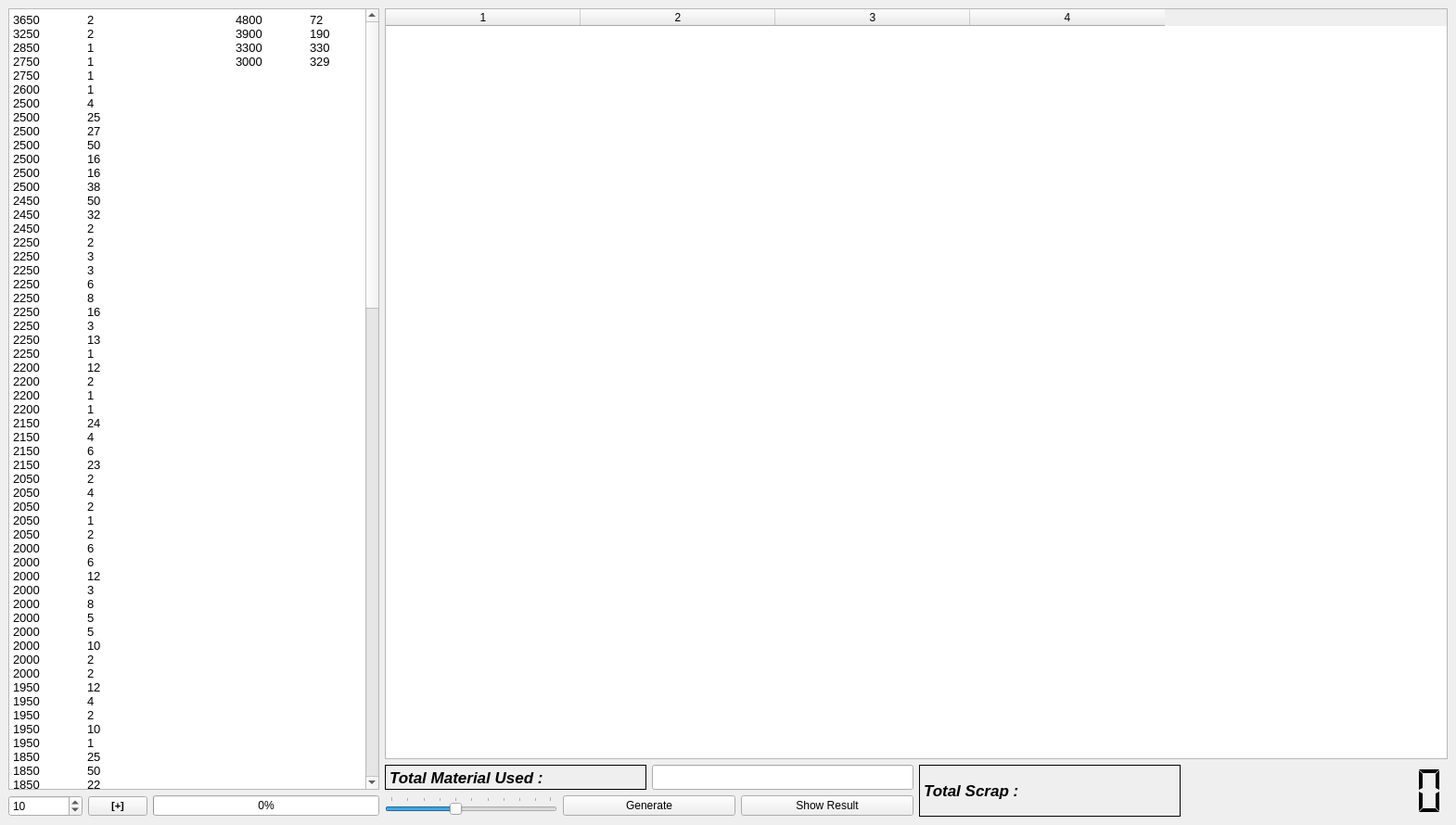
<?xml version="1.0" encoding="UTF-8"?>
<ui version="4.0">
 <class>MainWindow</class>
 <widget class="QMainWindow" name="MainWindow">
  <property name="geometry">
   <rect>
    <x>0</x>
    <y>0</y>
    <width>1570</width>
    <height>890</height>
   </rect>
  </property>
  <property name="windowTitle">
   <string>The CSP Application</string>
  </property>
  <widget class="QWidget" name="centralwidget">
   <layout class="QGridLayout" name="gridLayout">
    <item row="0" column="1" colspan="2">
     <widget class="QTableWidget" name="outputTable">
      <property name="editTriggers">
       <set>QAbstractItemView::NoEditTriggers</set>
      </property>
      <property name="alternatingRowColors">
       <bool>true</bool>
      </property>
      <property name="columnCount">
       <number>4</number>
      </property>
      <attribute name="horizontalHeaderCascadingSectionResizes">
       <bool>false</bool>
      </attribute>
      <attribute name="horizontalHeaderDefaultSectionSize">
       <number>210</number>
      </attribute>
      <attribute name="horizontalHeaderShowSortIndicator" stdset="0">
       <bool>false</bool>
      </attribute>
      <column/>
      <column/>
      <column/>
      <column/>
     </widget>
    </item>
    <item row="1" column="1">
     <layout class="QHBoxLayout" name="horizontalLayout_2">
      <item>
       <widget class="QLabel" name="materialLabel">
        <property name="font">
         <font>
          <pointsize>13</pointsize>
          <weight>75</weight>
          <italic>true</italic>
          <bold>true</bold>
          <underline>false</underline>
          <strikeout>false</strikeout>
          <kerning>true</kerning>
         </font>
        </property>
        <property name="cursor">
         <cursorShape>ArrowCursor</cursorShape>
        </property>
        <property name="frameShape">
         <enum>QFrame::Box</enum>
        </property>
        <property name="text">
         <string>Total Material Used : </string>
        </property>
       </widget>
      </item>
      <item>
       <widget class="QLineEdit" name="materialUsed">
        <property name="sizePolicy">
         <sizepolicy hsizetype="Minimum" vsizetype="Minimum">
          <horstretch>0</horstretch>
          <verstretch>0</verstretch>
         </sizepolicy>
        </property>
        <property name="font">
         <font>
          <pointsize>12</pointsize>
          <weight>75</weight>
          <bold>true</bold>
         </font>
        </property>
        <property name="readOnly">
         <bool>true</bool>
        </property>
        <property name="clearButtonEnabled">
         <bool>false</bool>
        </property>
       </widget>
      </item>
     </layout>
    </item>
    <item row="1" column="2" rowspan="2">
     <layout class="QHBoxLayout" name="horizontalLayout">
      <item>
       <widget class="QLabel" name="label">
        <property name="font">
         <font>
          <pointsize>13</pointsize>
          <weight>75</weight>
          <italic>true</italic>
          <bold>true</bold>
          <underline>false</underline>
          <strikeout>false</strikeout>
          <kerning>true</kerning>
         </font>
        </property>
        <property name="cursor">
         <cursorShape>ArrowCursor</cursorShape>
        </property>
        <property name="frameShape">
         <enum>QFrame::Box</enum>
        </property>
        <property name="text">
         <string>Total Scrap : </string>
        </property>
       </widget>
      </item>
      <item>
       <widget class="QLCDNumber" name="scrapNumber">
        <property name="sizePolicy">
         <sizepolicy hsizetype="Minimum" vsizetype="Minimum">
          <horstretch>0</horstretch>
          <verstretch>0</verstretch>
         </sizepolicy>
        </property>
        <property name="frameShape">
         <enum>QFrame::NoFrame</enum>
        </property>
        <property name="digitCount">
         <number>10</number>
        </property>
        <property name="segmentStyle">
         <enum>QLCDNumber::Flat</enum>
        </property>
        <property name="intValue" stdset="0">
         <number>0</number>
        </property>
       </widget>
      </item>
     </layout>
    </item>
    <item row="2" column="0">
     <layout class="QHBoxLayout" name="horizontalLayout_3">
      <item>
       <widget class="QSpinBox" name="iterBox">
        <property name="sizePolicy">
         <sizepolicy hsizetype="Maximum" vsizetype="Minimum">
          <horstretch>0</horstretch>
          <verstretch>0</verstretch>
         </sizepolicy>
        </property>
        <property name="maximumSize">
         <size>
          <width>80</width>
          <height>16777215</height>
         </size>
        </property>
        <property name="maximum">
         <number>999999999</number>
        </property>
        <property name="value">
         <number>10</number>
        </property>
       </widget>
      </item>
      <item>
       <widget class="QPushButton" name="pushButton">
        <property name="sizePolicy">
         <sizepolicy hsizetype="Maximum" vsizetype="Fixed">
          <horstretch>0</horstretch>
          <verstretch>0</verstretch>
         </sizepolicy>
        </property>
        <property name="maximumSize">
         <size>
          <width>64</width>
          <height>16777215</height>
         </size>
        </property>
        <property name="font">
         <font>
          <pointsize>8</pointsize>
          <weight>75</weight>
          <italic>false</italic>
          <bold>true</bold>
          <underline>false</underline>
         </font>
        </property>
        <property name="text">
         <string>[+]</string>
        </property>
       </widget>
      </item>
      <item>
       <widget class="QProgressBar" name="progressBar">
        <property name="sizePolicy">
         <sizepolicy hsizetype="Ignored" vsizetype="Fixed">
          <horstretch>0</horstretch>
          <verstretch>0</verstretch>
         </sizepolicy>
        </property>
        <property name="value">
         <number>0</number>
        </property>
       </widget>
      </item>
     </layout>
    </item>
    <item row="2" column="1">
     <layout class="QHBoxLayout" name="horizontalLayout_4">
      <item>
       <widget class="QSlider" name="dataSlider">
        <property name="sizePolicy">
         <sizepolicy hsizetype="Ignored" vsizetype="Fixed">
          <horstretch>0</horstretch>
          <verstretch>0</verstretch>
         </sizepolicy>
        </property>
        <property name="value">
         <number>40</number>
        </property>
        <property name="orientation">
         <enum>Qt::Horizontal</enum>
        </property>
        <property name="tickPosition">
         <enum>QSlider::TicksAbove</enum>
        </property>
        <property name="tickInterval">
         <number>0</number>
        </property>
       </widget>
      </item>
      <item>
       <widget class="QPushButton" name="optimizeButton">
        <property name="maximumSize">
         <size>
          <width>250</width>
          <height>16777215</height>
         </size>
        </property>
        <property name="text">
         <string>Generate</string>
        </property>
       </widget>
      </item>
      <item>
       <widget class="QPushButton" name="showResult">
        <property name="maximumSize">
         <size>
          <width>250</width>
          <height>16777215</height>
         </size>
        </property>
        <property name="text">
         <string>Show Result</string>
        </property>
       </widget>
      </item>
     </layout>
    </item>
    <item row="0" column="0" rowspan="2">
     <widget class="QTextEdit" name="textData">
      <property name="maximumSize">
       <size>
        <width>400</width>
        <height>16777215</height>
       </size>
      </property>
      <property name="font">
       <font>
        <pointsize>10</pointsize>
       </font>
      </property>
      <property name="html">
       <string>&lt;!DOCTYPE HTML PUBLIC &quot;-//W3C//DTD HTML 4.0//EN&quot; &quot;http://www.w3.org/TR/REC-html40/strict.dtd&quot;&gt;
&lt;html&gt;&lt;head&gt;&lt;meta name=&quot;qrichtext&quot; content=&quot;1&quot; /&gt;&lt;style type=&quot;text/css&quot;&gt;
p, li { white-space: pre-wrap; }
&lt;/style&gt;&lt;/head&gt;&lt;body style=&quot; font-family:'MS Shell Dlg 2'; font-size:10pt; font-weight:400; font-style:normal;&quot;&gt;
&lt;p style=&quot; margin-top:0px; margin-bottom:0px; margin-left:0px; margin-right:0px; -qt-block-indent:0; text-indent:0px;&quot;&gt;3650	2		4800	72&lt;/p&gt;
&lt;p style=&quot; margin-top:0px; margin-bottom:0px; margin-left:0px; margin-right:0px; -qt-block-indent:0; text-indent:0px;&quot;&gt;3250	2		3900	190&lt;/p&gt;
&lt;p style=&quot; margin-top:0px; margin-bottom:0px; margin-left:0px; margin-right:0px; -qt-block-indent:0; text-indent:0px;&quot;&gt;2850	1		3300	330&lt;/p&gt;
&lt;p style=&quot; margin-top:0px; margin-bottom:0px; margin-left:0px; margin-right:0px; -qt-block-indent:0; text-indent:0px;&quot;&gt;2750	1		3000	329&lt;/p&gt;
&lt;p style=&quot; margin-top:0px; margin-bottom:0px; margin-left:0px; margin-right:0px; -qt-block-indent:0; text-indent:0px;&quot;&gt;2750	1			&lt;/p&gt;
&lt;p style=&quot; margin-top:0px; margin-bottom:0px; margin-left:0px; margin-right:0px; -qt-block-indent:0; text-indent:0px;&quot;&gt;2600	1			&lt;/p&gt;
&lt;p style=&quot; margin-top:0px; margin-bottom:0px; margin-left:0px; margin-right:0px; -qt-block-indent:0; text-indent:0px;&quot;&gt;2500	4			&lt;/p&gt;
&lt;p style=&quot; margin-top:0px; margin-bottom:0px; margin-left:0px; margin-right:0px; -qt-block-indent:0; text-indent:0px;&quot;&gt;2500	25			&lt;/p&gt;
&lt;p style=&quot; margin-top:0px; margin-bottom:0px; margin-left:0px; margin-right:0px; -qt-block-indent:0; text-indent:0px;&quot;&gt;2500	27			&lt;/p&gt;
&lt;p style=&quot; margin-top:0px; margin-bottom:0px; margin-left:0px; margin-right:0px; -qt-block-indent:0; text-indent:0px;&quot;&gt;2500	50			&lt;/p&gt;
&lt;p style=&quot; margin-top:0px; margin-bottom:0px; margin-left:0px; margin-right:0px; -qt-block-indent:0; text-indent:0px;&quot;&gt;2500	16			&lt;/p&gt;
&lt;p style=&quot; margin-top:0px; margin-bottom:0px; margin-left:0px; margin-right:0px; -qt-block-indent:0; text-indent:0px;&quot;&gt;2500	16			&lt;/p&gt;
&lt;p style=&quot; margin-top:0px; margin-bottom:0px; margin-left:0px; margin-right:0px; -qt-block-indent:0; text-indent:0px;&quot;&gt;2500	38			&lt;/p&gt;
&lt;p style=&quot; margin-top:0px; margin-bottom:0px; margin-left:0px; margin-right:0px; -qt-block-indent:0; text-indent:0px;&quot;&gt;2450	50			&lt;/p&gt;
&lt;p style=&quot; margin-top:0px; margin-bottom:0px; margin-left:0px; margin-right:0px; -qt-block-indent:0; text-indent:0px;&quot;&gt;2450	32			&lt;/p&gt;
&lt;p style=&quot; margin-top:0px; margin-bottom:0px; margin-left:0px; margin-right:0px; -qt-block-indent:0; text-indent:0px;&quot;&gt;2450	2			&lt;/p&gt;
&lt;p style=&quot; margin-top:0px; margin-bottom:0px; margin-left:0px; margin-right:0px; -qt-block-indent:0; text-indent:0px;&quot;&gt;2250	2			&lt;/p&gt;
&lt;p style=&quot; margin-top:0px; margin-bottom:0px; margin-left:0px; margin-right:0px; -qt-block-indent:0; text-indent:0px;&quot;&gt;2250	3			&lt;/p&gt;
&lt;p style=&quot; margin-top:0px; margin-bottom:0px; margin-left:0px; margin-right:0px; -qt-block-indent:0; text-indent:0px;&quot;&gt;2250	3			&lt;/p&gt;
&lt;p style=&quot; margin-top:0px; margin-bottom:0px; margin-left:0px; margin-right:0px; -qt-block-indent:0; text-indent:0px;&quot;&gt;2250	6			&lt;/p&gt;
&lt;p style=&quot; margin-top:0px; margin-bottom:0px; margin-left:0px; margin-right:0px; -qt-block-indent:0; text-indent:0px;&quot;&gt;2250	8			&lt;/p&gt;
&lt;p style=&quot; margin-top:0px; margin-bottom:0px; margin-left:0px; margin-right:0px; -qt-block-indent:0; text-indent:0px;&quot;&gt;2250	16			&lt;/p&gt;
&lt;p style=&quot; margin-top:0px; margin-bottom:0px; margin-left:0px; margin-right:0px; -qt-block-indent:0; text-indent:0px;&quot;&gt;2250	3			&lt;/p&gt;
&lt;p style=&quot; margin-top:0px; margin-bottom:0px; margin-left:0px; margin-right:0px; -qt-block-indent:0; text-indent:0px;&quot;&gt;2250	13			&lt;/p&gt;
&lt;p style=&quot; margin-top:0px; margin-bottom:0px; margin-left:0px; margin-right:0px; -qt-block-indent:0; text-indent:0px;&quot;&gt;2250	1			&lt;/p&gt;
&lt;p style=&quot; margin-top:0px; margin-bottom:0px; margin-left:0px; margin-right:0px; -qt-block-indent:0; text-indent:0px;&quot;&gt;2200	12			&lt;/p&gt;
&lt;p style=&quot; margin-top:0px; margin-bottom:0px; margin-left:0px; margin-right:0px; -qt-block-indent:0; text-indent:0px;&quot;&gt;2200	2			&lt;/p&gt;
&lt;p style=&quot; margin-top:0px; margin-bottom:0px; margin-left:0px; margin-right:0px; -qt-block-indent:0; text-indent:0px;&quot;&gt;2200	1			&lt;/p&gt;
&lt;p style=&quot; margin-top:0px; margin-bottom:0px; margin-left:0px; margin-right:0px; -qt-block-indent:0; text-indent:0px;&quot;&gt;2200	1			&lt;/p&gt;
&lt;p style=&quot; margin-top:0px; margin-bottom:0px; margin-left:0px; margin-right:0px; -qt-block-indent:0; text-indent:0px;&quot;&gt;2150	24			&lt;/p&gt;
&lt;p style=&quot; margin-top:0px; margin-bottom:0px; margin-left:0px; margin-right:0px; -qt-block-indent:0; text-indent:0px;&quot;&gt;2150	4			&lt;/p&gt;
&lt;p style=&quot; margin-top:0px; margin-bottom:0px; margin-left:0px; margin-right:0px; -qt-block-indent:0; text-indent:0px;&quot;&gt;2150	6			&lt;/p&gt;
&lt;p style=&quot; margin-top:0px; margin-bottom:0px; margin-left:0px; margin-right:0px; -qt-block-indent:0; text-indent:0px;&quot;&gt;2150	23			&lt;/p&gt;
&lt;p style=&quot; margin-top:0px; margin-bottom:0px; margin-left:0px; margin-right:0px; -qt-block-indent:0; text-indent:0px;&quot;&gt;2050	2			&lt;/p&gt;
&lt;p style=&quot; margin-top:0px; margin-bottom:0px; margin-left:0px; margin-right:0px; -qt-block-indent:0; text-indent:0px;&quot;&gt;2050	4			&lt;/p&gt;
&lt;p style=&quot; margin-top:0px; margin-bottom:0px; margin-left:0px; margin-right:0px; -qt-block-indent:0; text-indent:0px;&quot;&gt;2050	2			&lt;/p&gt;
&lt;p style=&quot; margin-top:0px; margin-bottom:0px; margin-left:0px; margin-right:0px; -qt-block-indent:0; text-indent:0px;&quot;&gt;2050	1			&lt;/p&gt;
&lt;p style=&quot; margin-top:0px; margin-bottom:0px; margin-left:0px; margin-right:0px; -qt-block-indent:0; text-indent:0px;&quot;&gt;2050	2			&lt;/p&gt;
&lt;p style=&quot; margin-top:0px; margin-bottom:0px; margin-left:0px; margin-right:0px; -qt-block-indent:0; text-indent:0px;&quot;&gt;2000	6			&lt;/p&gt;
&lt;p style=&quot; margin-top:0px; margin-bottom:0px; margin-left:0px; margin-right:0px; -qt-block-indent:0; text-indent:0px;&quot;&gt;2000	6			&lt;/p&gt;
&lt;p style=&quot; margin-top:0px; margin-bottom:0px; margin-left:0px; margin-right:0px; -qt-block-indent:0; text-indent:0px;&quot;&gt;2000	12			&lt;/p&gt;
&lt;p style=&quot; margin-top:0px; margin-bottom:0px; margin-left:0px; margin-right:0px; -qt-block-indent:0; text-indent:0px;&quot;&gt;2000	3			&lt;/p&gt;
&lt;p style=&quot; margin-top:0px; margin-bottom:0px; margin-left:0px; margin-right:0px; -qt-block-indent:0; text-indent:0px;&quot;&gt;2000	8			&lt;/p&gt;
&lt;p style=&quot; margin-top:0px; margin-bottom:0px; margin-left:0px; margin-right:0px; -qt-block-indent:0; text-indent:0px;&quot;&gt;2000	5			&lt;/p&gt;
&lt;p style=&quot; margin-top:0px; margin-bottom:0px; margin-left:0px; margin-right:0px; -qt-block-indent:0; text-indent:0px;&quot;&gt;2000	5			&lt;/p&gt;
&lt;p style=&quot; margin-top:0px; margin-bottom:0px; margin-left:0px; margin-right:0px; -qt-block-indent:0; text-indent:0px;&quot;&gt;2000	10			&lt;/p&gt;
&lt;p style=&quot; margin-top:0px; margin-bottom:0px; margin-left:0px; margin-right:0px; -qt-block-indent:0; text-indent:0px;&quot;&gt;2000	2			&lt;/p&gt;
&lt;p style=&quot; margin-top:0px; margin-bottom:0px; margin-left:0px; margin-right:0px; -qt-block-indent:0; text-indent:0px;&quot;&gt;2000	2			&lt;/p&gt;
&lt;p style=&quot; margin-top:0px; margin-bottom:0px; margin-left:0px; margin-right:0px; -qt-block-indent:0; text-indent:0px;&quot;&gt;1950	12			&lt;/p&gt;
&lt;p style=&quot; margin-top:0px; margin-bottom:0px; margin-left:0px; margin-right:0px; -qt-block-indent:0; text-indent:0px;&quot;&gt;1950	4			&lt;/p&gt;
&lt;p style=&quot; margin-top:0px; margin-bottom:0px; margin-left:0px; margin-right:0px; -qt-block-indent:0; text-indent:0px;&quot;&gt;1950	2			&lt;/p&gt;
&lt;p style=&quot; margin-top:0px; margin-bottom:0px; margin-left:0px; margin-right:0px; -qt-block-indent:0; text-indent:0px;&quot;&gt;1950	10			&lt;/p&gt;
&lt;p style=&quot; margin-top:0px; margin-bottom:0px; margin-left:0px; margin-right:0px; -qt-block-indent:0; text-indent:0px;&quot;&gt;1950	1			&lt;/p&gt;
&lt;p style=&quot; margin-top:0px; margin-bottom:0px; margin-left:0px; margin-right:0px; -qt-block-indent:0; text-indent:0px;&quot;&gt;1850	25			&lt;/p&gt;
&lt;p style=&quot; margin-top:0px; margin-bottom:0px; margin-left:0px; margin-right:0px; -qt-block-indent:0; text-indent:0px;&quot;&gt;1850	50			&lt;/p&gt;
&lt;p style=&quot; margin-top:0px; margin-bottom:0px; margin-left:0px; margin-right:0px; -qt-block-indent:0; text-indent:0px;&quot;&gt;1850	22			&lt;/p&gt;
&lt;p style=&quot; margin-top:0px; margin-bottom:0px; margin-left:0px; margin-right:0px; -qt-block-indent:0; text-indent:0px;&quot;&gt;1850	8			&lt;/p&gt;
&lt;p style=&quot; margin-top:0px; margin-bottom:0px; margin-left:0px; margin-right:0px; -qt-block-indent:0; text-indent:0px;&quot;&gt;1850	1			&lt;/p&gt;
&lt;p style=&quot; margin-top:0px; margin-bottom:0px; margin-left:0px; margin-right:0px; -qt-block-indent:0; text-indent:0px;&quot;&gt;1750	1			&lt;/p&gt;
&lt;p style=&quot; margin-top:0px; margin-bottom:0px; margin-left:0px; margin-right:0px; -qt-block-indent:0; text-indent:0px;&quot;&gt;1750	1			&lt;/p&gt;
&lt;p style=&quot; margin-top:0px; margin-bottom:0px; margin-left:0px; margin-right:0px; -qt-block-indent:0; text-indent:0px;&quot;&gt;1700	12			&lt;/p&gt;
&lt;p style=&quot; margin-top:0px; margin-bottom:0px; margin-left:0px; margin-right:0px; -qt-block-indent:0; text-indent:0px;&quot;&gt;1700	12			&lt;/p&gt;
&lt;p style=&quot; margin-top:0px; margin-bottom:0px; margin-left:0px; margin-right:0px; -qt-block-indent:0; text-indent:0px;&quot;&gt;1700	24			&lt;/p&gt;
&lt;p style=&quot; margin-top:0px; margin-bottom:0px; margin-left:0px; margin-right:0px; -qt-block-indent:0; text-indent:0px;&quot;&gt;1700	2			&lt;/p&gt;
&lt;p style=&quot; margin-top:0px; margin-bottom:0px; margin-left:0px; margin-right:0px; -qt-block-indent:0; text-indent:0px;&quot;&gt;1650	24			&lt;/p&gt;
&lt;p style=&quot; margin-top:0px; margin-bottom:0px; margin-left:0px; margin-right:0px; -qt-block-indent:0; text-indent:0px;&quot;&gt;1650	2			&lt;/p&gt;
&lt;p style=&quot; margin-top:0px; margin-bottom:0px; margin-left:0px; margin-right:0px; -qt-block-indent:0; text-indent:0px;&quot;&gt;1650	8			&lt;/p&gt;
&lt;p style=&quot; margin-top:0px; margin-bottom:0px; margin-left:0px; margin-right:0px; -qt-block-indent:0; text-indent:0px;&quot;&gt;1650	2			&lt;/p&gt;
&lt;p style=&quot; margin-top:0px; margin-bottom:0px; margin-left:0px; margin-right:0px; -qt-block-indent:0; text-indent:0px;&quot;&gt;1550	4			&lt;/p&gt;
&lt;p style=&quot; margin-top:0px; margin-bottom:0px; margin-left:0px; margin-right:0px; -qt-block-indent:0; text-indent:0px;&quot;&gt;1500	2			&lt;/p&gt;
&lt;p style=&quot; margin-top:0px; margin-bottom:0px; margin-left:0px; margin-right:0px; -qt-block-indent:0; text-indent:0px;&quot;&gt;1500	1			&lt;/p&gt;
&lt;p style=&quot; margin-top:0px; margin-bottom:0px; margin-left:0px; margin-right:0px; -qt-block-indent:0; text-indent:0px;&quot;&gt;1500	1			&lt;/p&gt;
&lt;p style=&quot; margin-top:0px; margin-bottom:0px; margin-left:0px; margin-right:0px; -qt-block-indent:0; text-indent:0px;&quot;&gt;1450	2			&lt;/p&gt;
&lt;p style=&quot; margin-top:0px; margin-bottom:0px; margin-left:0px; margin-right:0px; -qt-block-indent:0; text-indent:0px;&quot;&gt;1400	1			&lt;/p&gt;
&lt;p style=&quot; margin-top:0px; margin-bottom:0px; margin-left:0px; margin-right:0px; -qt-block-indent:0; text-indent:0px;&quot;&gt;1400	1			&lt;/p&gt;
&lt;p style=&quot; margin-top:0px; margin-bottom:0px; margin-left:0px; margin-right:0px; -qt-block-indent:0; text-indent:0px;&quot;&gt;1400	2			&lt;/p&gt;
&lt;p style=&quot; margin-top:0px; margin-bottom:0px; margin-left:0px; margin-right:0px; -qt-block-indent:0; text-indent:0px;&quot;&gt;1400	36			&lt;/p&gt;
&lt;p style=&quot; margin-top:0px; margin-bottom:0px; margin-left:0px; margin-right:0px; -qt-block-indent:0; text-indent:0px;&quot;&gt;1400	1			&lt;/p&gt;
&lt;p style=&quot; margin-top:0px; margin-bottom:0px; margin-left:0px; margin-right:0px; -qt-block-indent:0; text-indent:0px;&quot;&gt;1400	2			&lt;/p&gt;
&lt;p style=&quot; margin-top:0px; margin-bottom:0px; margin-left:0px; margin-right:0px; -qt-block-indent:0; text-indent:0px;&quot;&gt;1400	1			&lt;/p&gt;
&lt;p style=&quot; margin-top:0px; margin-bottom:0px; margin-left:0px; margin-right:0px; -qt-block-indent:0; text-indent:0px;&quot;&gt;1350	2			&lt;/p&gt;
&lt;p style=&quot; margin-top:0px; margin-bottom:0px; margin-left:0px; margin-right:0px; -qt-block-indent:0; text-indent:0px;&quot;&gt;1350	3			&lt;/p&gt;
&lt;p style=&quot; margin-top:0px; margin-bottom:0px; margin-left:0px; margin-right:0px; -qt-block-indent:0; text-indent:0px;&quot;&gt;1300	38			&lt;/p&gt;
&lt;p style=&quot; margin-top:0px; margin-bottom:0px; margin-left:0px; margin-right:0px; -qt-block-indent:0; text-indent:0px;&quot;&gt;1300	26			&lt;/p&gt;
&lt;p style=&quot; margin-top:0px; margin-bottom:0px; margin-left:0px; margin-right:0px; -qt-block-indent:0; text-indent:0px;&quot;&gt;1300	2			&lt;/p&gt;
&lt;p style=&quot; margin-top:0px; margin-bottom:0px; margin-left:0px; margin-right:0px; -qt-block-indent:0; text-indent:0px;&quot;&gt;1300	6			&lt;/p&gt;
&lt;p style=&quot; margin-top:0px; margin-bottom:0px; margin-left:0px; margin-right:0px; -qt-block-indent:0; text-indent:0px;&quot;&gt;1300	1			&lt;/p&gt;
&lt;p style=&quot; margin-top:0px; margin-bottom:0px; margin-left:0px; margin-right:0px; -qt-block-indent:0; text-indent:0px;&quot;&gt;1250	1			&lt;/p&gt;
&lt;p style=&quot; margin-top:0px; margin-bottom:0px; margin-left:0px; margin-right:0px; -qt-block-indent:0; text-indent:0px;&quot;&gt;1250	2			&lt;/p&gt;
&lt;p style=&quot; margin-top:0px; margin-bottom:0px; margin-left:0px; margin-right:0px; -qt-block-indent:0; text-indent:0px;&quot;&gt;1200	12			&lt;/p&gt;
&lt;p style=&quot; margin-top:0px; margin-bottom:0px; margin-left:0px; margin-right:0px; -qt-block-indent:0; text-indent:0px;&quot;&gt;1200	24			&lt;/p&gt;
&lt;p style=&quot; margin-top:0px; margin-bottom:0px; margin-left:0px; margin-right:0px; -qt-block-indent:0; text-indent:0px;&quot;&gt;1200	12			&lt;/p&gt;
&lt;p style=&quot; margin-top:0px; margin-bottom:0px; margin-left:0px; margin-right:0px; -qt-block-indent:0; text-indent:0px;&quot;&gt;1200	26			&lt;/p&gt;
&lt;p style=&quot; margin-top:0px; margin-bottom:0px; margin-left:0px; margin-right:0px; -qt-block-indent:0; text-indent:0px;&quot;&gt;1200	30			&lt;/p&gt;
&lt;p style=&quot; margin-top:0px; margin-bottom:0px; margin-left:0px; margin-right:0px; -qt-block-indent:0; text-indent:0px;&quot;&gt;1200	36			&lt;/p&gt;
&lt;p style=&quot; margin-top:0px; margin-bottom:0px; margin-left:0px; margin-right:0px; -qt-block-indent:0; text-indent:0px;&quot;&gt;1200	6			&lt;/p&gt;
&lt;p style=&quot; margin-top:0px; margin-bottom:0px; margin-left:0px; margin-right:0px; -qt-block-indent:0; text-indent:0px;&quot;&gt;1200	3			&lt;/p&gt;
&lt;p style=&quot; margin-top:0px; margin-bottom:0px; margin-left:0px; margin-right:0px; -qt-block-indent:0; text-indent:0px;&quot;&gt;1200	38			&lt;/p&gt;
&lt;p style=&quot; margin-top:0px; margin-bottom:0px; margin-left:0px; margin-right:0px; -qt-block-indent:0; text-indent:0px;&quot;&gt;1200	8			&lt;/p&gt;
&lt;p style=&quot; margin-top:0px; margin-bottom:0px; margin-left:0px; margin-right:0px; -qt-block-indent:0; text-indent:0px;&quot;&gt;1200	16			&lt;/p&gt;
&lt;p style=&quot; margin-top:0px; margin-bottom:0px; margin-left:0px; margin-right:0px; -qt-block-indent:0; text-indent:0px;&quot;&gt;1200	8			&lt;/p&gt;
&lt;p style=&quot; margin-top:0px; margin-bottom:0px; margin-left:0px; margin-right:0px; -qt-block-indent:0; text-indent:0px;&quot;&gt;1200	1			&lt;/p&gt;
&lt;p style=&quot; margin-top:0px; margin-bottom:0px; margin-left:0px; margin-right:0px; -qt-block-indent:0; text-indent:0px;&quot;&gt;1150	24			&lt;/p&gt;
&lt;p style=&quot; margin-top:0px; margin-bottom:0px; margin-left:0px; margin-right:0px; -qt-block-indent:0; text-indent:0px;&quot;&gt;1150	24			&lt;/p&gt;
&lt;p style=&quot; margin-top:0px; margin-bottom:0px; margin-left:0px; margin-right:0px; -qt-block-indent:0; text-indent:0px;&quot;&gt;1150	12			&lt;/p&gt;
&lt;p style=&quot; margin-top:0px; margin-bottom:0px; margin-left:0px; margin-right:0px; -qt-block-indent:0; text-indent:0px;&quot;&gt;1150	12			&lt;/p&gt;
&lt;p style=&quot; margin-top:0px; margin-bottom:0px; margin-left:0px; margin-right:0px; -qt-block-indent:0; text-indent:0px;&quot;&gt;1150	12			&lt;/p&gt;
&lt;p style=&quot; margin-top:0px; margin-bottom:0px; margin-left:0px; margin-right:0px; -qt-block-indent:0; text-indent:0px;&quot;&gt;1150	4			&lt;/p&gt;
&lt;p style=&quot; margin-top:0px; margin-bottom:0px; margin-left:0px; margin-right:0px; -qt-block-indent:0; text-indent:0px;&quot;&gt;1150	74			&lt;/p&gt;
&lt;p style=&quot; margin-top:0px; margin-bottom:0px; margin-left:0px; margin-right:0px; -qt-block-indent:0; text-indent:0px;&quot;&gt;1150	5			&lt;/p&gt;
&lt;p style=&quot; margin-top:0px; margin-bottom:0px; margin-left:0px; margin-right:0px; -qt-block-indent:0; text-indent:0px;&quot;&gt;1150	16			&lt;/p&gt;
&lt;p style=&quot; margin-top:0px; margin-bottom:0px; margin-left:0px; margin-right:0px; -qt-block-indent:0; text-indent:0px;&quot;&gt;1150	5			&lt;/p&gt;
&lt;p style=&quot; margin-top:0px; margin-bottom:0px; margin-left:0px; margin-right:0px; -qt-block-indent:0; text-indent:0px;&quot;&gt;1150	10			&lt;/p&gt;
&lt;p style=&quot; margin-top:0px; margin-bottom:0px; margin-left:0px; margin-right:0px; -qt-block-indent:0; text-indent:0px;&quot;&gt;1100	3			&lt;/p&gt;
&lt;p style=&quot; margin-top:0px; margin-bottom:0px; margin-left:0px; margin-right:0px; -qt-block-indent:0; text-indent:0px;&quot;&gt;1100	3			&lt;/p&gt;
&lt;p style=&quot; margin-top:0px; margin-bottom:0px; margin-left:0px; margin-right:0px; -qt-block-indent:0; text-indent:0px;&quot;&gt;1100	6			&lt;/p&gt;
&lt;p style=&quot; margin-top:0px; margin-bottom:0px; margin-left:0px; margin-right:0px; -qt-block-indent:0; text-indent:0px;&quot;&gt;1100	1			&lt;/p&gt;
&lt;p style=&quot; margin-top:0px; margin-bottom:0px; margin-left:0px; margin-right:0px; -qt-block-indent:0; text-indent:0px;&quot;&gt;1100	2			&lt;/p&gt;
&lt;p style=&quot; margin-top:0px; margin-bottom:0px; margin-left:0px; margin-right:0px; -qt-block-indent:0; text-indent:0px;&quot;&gt;1050	50			&lt;/p&gt;
&lt;p style=&quot; margin-top:0px; margin-bottom:0px; margin-left:0px; margin-right:0px; -qt-block-indent:0; text-indent:0px;&quot;&gt;1050	30			&lt;/p&gt;
&lt;p style=&quot; margin-top:0px; margin-bottom:0px; margin-left:0px; margin-right:0px; -qt-block-indent:0; text-indent:0px;&quot;&gt;1050	36			&lt;/p&gt;
&lt;p style=&quot; margin-top:0px; margin-bottom:0px; margin-left:0px; margin-right:0px; -qt-block-indent:0; text-indent:0px;&quot;&gt;1050	12			&lt;/p&gt;
&lt;p style=&quot; margin-top:0px; margin-bottom:0px; margin-left:0px; margin-right:0px; -qt-block-indent:0; text-indent:0px;&quot;&gt;1050	6			&lt;/p&gt;
&lt;p style=&quot; margin-top:0px; margin-bottom:0px; margin-left:0px; margin-right:0px; -qt-block-indent:0; text-indent:0px;&quot;&gt;1050	1			&lt;/p&gt;
&lt;p style=&quot; margin-top:0px; margin-bottom:0px; margin-left:0px; margin-right:0px; -qt-block-indent:0; text-indent:0px;&quot;&gt;1050	2			&lt;/p&gt;
&lt;p style=&quot; margin-top:0px; margin-bottom:0px; margin-left:0px; margin-right:0px; -qt-block-indent:0; text-indent:0px;&quot;&gt;1050	6			&lt;/p&gt;
&lt;p style=&quot; margin-top:0px; margin-bottom:0px; margin-left:0px; margin-right:0px; -qt-block-indent:0; text-indent:0px;&quot;&gt;1050	38			&lt;/p&gt;
&lt;p style=&quot; margin-top:0px; margin-bottom:0px; margin-left:0px; margin-right:0px; -qt-block-indent:0; text-indent:0px;&quot;&gt;1050	10			&lt;/p&gt;
&lt;p style=&quot; margin-top:0px; margin-bottom:0px; margin-left:0px; margin-right:0px; -qt-block-indent:0; text-indent:0px;&quot;&gt;1000	1			&lt;/p&gt;
&lt;p style=&quot; margin-top:0px; margin-bottom:0px; margin-left:0px; margin-right:0px; -qt-block-indent:0; text-indent:0px;&quot;&gt;1000	1			&lt;/p&gt;
&lt;p style=&quot; margin-top:0px; margin-bottom:0px; margin-left:0px; margin-right:0px; -qt-block-indent:0; text-indent:0px;&quot;&gt;1000	24			&lt;/p&gt;
&lt;p style=&quot; margin-top:0px; margin-bottom:0px; margin-left:0px; margin-right:0px; -qt-block-indent:0; text-indent:0px;&quot;&gt;1000	1			&lt;/p&gt;
&lt;p style=&quot; margin-top:0px; margin-bottom:0px; margin-left:0px; margin-right:0px; -qt-block-indent:0; text-indent:0px;&quot;&gt;1000	1			&lt;/p&gt;
&lt;p style=&quot; margin-top:0px; margin-bottom:0px; margin-left:0px; margin-right:0px; -qt-block-indent:0; text-indent:0px;&quot;&gt;1000	9			&lt;/p&gt;
&lt;p style=&quot; margin-top:0px; margin-bottom:0px; margin-left:0px; margin-right:0px; -qt-block-indent:0; text-indent:0px;&quot;&gt;950	50			&lt;/p&gt;
&lt;p style=&quot; margin-top:0px; margin-bottom:0px; margin-left:0px; margin-right:0px; -qt-block-indent:0; text-indent:0px;&quot;&gt;950	4			&lt;/p&gt;
&lt;p style=&quot; margin-top:0px; margin-bottom:0px; margin-left:0px; margin-right:0px; -qt-block-indent:0; text-indent:0px;&quot;&gt;950	12			&lt;/p&gt;
&lt;p style=&quot; margin-top:0px; margin-bottom:0px; margin-left:0px; margin-right:0px; -qt-block-indent:0; text-indent:0px;&quot;&gt;950	1			&lt;/p&gt;
&lt;p style=&quot; margin-top:0px; margin-bottom:0px; margin-left:0px; margin-right:0px; -qt-block-indent:0; text-indent:0px;&quot;&gt;950	38			&lt;/p&gt;
&lt;p style=&quot; margin-top:0px; margin-bottom:0px; margin-left:0px; margin-right:0px; -qt-block-indent:0; text-indent:0px;&quot;&gt;950	2			&lt;/p&gt;
&lt;p style=&quot; margin-top:0px; margin-bottom:0px; margin-left:0px; margin-right:0px; -qt-block-indent:0; text-indent:0px;&quot;&gt;900	1			&lt;/p&gt;
&lt;p style=&quot; margin-top:0px; margin-bottom:0px; margin-left:0px; margin-right:0px; -qt-block-indent:0; text-indent:0px;&quot;&gt;900	2			&lt;/p&gt;
&lt;p style=&quot; margin-top:0px; margin-bottom:0px; margin-left:0px; margin-right:0px; -qt-block-indent:0; text-indent:0px;&quot;&gt;900	4			&lt;/p&gt;
&lt;p style=&quot; margin-top:0px; margin-bottom:0px; margin-left:0px; margin-right:0px; -qt-block-indent:0; text-indent:0px;&quot;&gt;900	2			&lt;/p&gt;
&lt;p style=&quot; margin-top:0px; margin-bottom:0px; margin-left:0px; margin-right:0px; -qt-block-indent:0; text-indent:0px;&quot;&gt;900	2			&lt;/p&gt;
&lt;p style=&quot; margin-top:0px; margin-bottom:0px; margin-left:0px; margin-right:0px; -qt-block-indent:0; text-indent:0px;&quot;&gt;900	1			&lt;/p&gt;
&lt;p style=&quot; margin-top:0px; margin-bottom:0px; margin-left:0px; margin-right:0px; -qt-block-indent:0; text-indent:0px;&quot;&gt;900	2			&lt;/p&gt;
&lt;p style=&quot; margin-top:0px; margin-bottom:0px; margin-left:0px; margin-right:0px; -qt-block-indent:0; text-indent:0px;&quot;&gt;850	1			&lt;/p&gt;
&lt;p style=&quot; margin-top:0px; margin-bottom:0px; margin-left:0px; margin-right:0px; -qt-block-indent:0; text-indent:0px;&quot;&gt;850	6			&lt;/p&gt;
&lt;p style=&quot; margin-top:0px; margin-bottom:0px; margin-left:0px; margin-right:0px; -qt-block-indent:0; text-indent:0px;&quot;&gt;850	3			&lt;/p&gt;
&lt;p style=&quot; margin-top:0px; margin-bottom:0px; margin-left:0px; margin-right:0px; -qt-block-indent:0; text-indent:0px;&quot;&gt;850	4			&lt;/p&gt;
&lt;p style=&quot; margin-top:0px; margin-bottom:0px; margin-left:0px; margin-right:0px; -qt-block-indent:0; text-indent:0px;&quot;&gt;850	1			&lt;/p&gt;
&lt;p style=&quot; margin-top:0px; margin-bottom:0px; margin-left:0px; margin-right:0px; -qt-block-indent:0; text-indent:0px;&quot;&gt;850	2			&lt;/p&gt;
&lt;p style=&quot; margin-top:0px; margin-bottom:0px; margin-left:0px; margin-right:0px; -qt-block-indent:0; text-indent:0px;&quot;&gt;800	36			&lt;/p&gt;
&lt;p style=&quot; margin-top:0px; margin-bottom:0px; margin-left:0px; margin-right:0px; -qt-block-indent:0; text-indent:0px;&quot;&gt;800	24			&lt;/p&gt;
&lt;p style=&quot; margin-top:0px; margin-bottom:0px; margin-left:0px; margin-right:0px; -qt-block-indent:0; text-indent:0px;&quot;&gt;800	1			&lt;/p&gt;
&lt;p style=&quot; margin-top:0px; margin-bottom:0px; margin-left:0px; margin-right:0px; -qt-block-indent:0; text-indent:0px;&quot;&gt;800	1			&lt;/p&gt;
&lt;p style=&quot; margin-top:0px; margin-bottom:0px; margin-left:0px; margin-right:0px; -qt-block-indent:0; text-indent:0px;&quot;&gt;800	1			&lt;/p&gt;
&lt;p style=&quot; margin-top:0px; margin-bottom:0px; margin-left:0px; margin-right:0px; -qt-block-indent:0; text-indent:0px;&quot;&gt;800	4			&lt;/p&gt;
&lt;p style=&quot; margin-top:0px; margin-bottom:0px; margin-left:0px; margin-right:0px; -qt-block-indent:0; text-indent:0px;&quot;&gt;800	6			&lt;/p&gt;
&lt;p style=&quot; margin-top:0px; margin-bottom:0px; margin-left:0px; margin-right:0px; -qt-block-indent:0; text-indent:0px;&quot;&gt;800	2			&lt;/p&gt;
&lt;p style=&quot; margin-top:0px; margin-bottom:0px; margin-left:0px; margin-right:0px; -qt-block-indent:0; text-indent:0px;&quot;&gt;800	2			&lt;/p&gt;
&lt;p style=&quot; margin-top:0px; margin-bottom:0px; margin-left:0px; margin-right:0px; -qt-block-indent:0; text-indent:0px;&quot;&gt;800	3			&lt;/p&gt;
&lt;p style=&quot; margin-top:0px; margin-bottom:0px; margin-left:0px; margin-right:0px; -qt-block-indent:0; text-indent:0px;&quot;&gt;800	1			&lt;/p&gt;
&lt;p style=&quot; margin-top:0px; margin-bottom:0px; margin-left:0px; margin-right:0px; -qt-block-indent:0; text-indent:0px;&quot;&gt;800	2			&lt;/p&gt;
&lt;p style=&quot; margin-top:0px; margin-bottom:0px; margin-left:0px; margin-right:0px; -qt-block-indent:0; text-indent:0px;&quot;&gt;800	2			&lt;/p&gt;
&lt;p style=&quot; margin-top:0px; margin-bottom:0px; margin-left:0px; margin-right:0px; -qt-block-indent:0; text-indent:0px;&quot;&gt;750	12			&lt;/p&gt;
&lt;p style=&quot; margin-top:0px; margin-bottom:0px; margin-left:0px; margin-right:0px; -qt-block-indent:0; text-indent:0px;&quot;&gt;750	1			&lt;/p&gt;
&lt;p style=&quot; margin-top:0px; margin-bottom:0px; margin-left:0px; margin-right:0px; -qt-block-indent:0; text-indent:0px;&quot;&gt;750	3			&lt;/p&gt;
&lt;p style=&quot; margin-top:0px; margin-bottom:0px; margin-left:0px; margin-right:0px; -qt-block-indent:0; text-indent:0px;&quot;&gt;750	8			&lt;/p&gt;
&lt;p style=&quot; margin-top:0px; margin-bottom:0px; margin-left:0px; margin-right:0px; -qt-block-indent:0; text-indent:0px;&quot;&gt;700	32			&lt;/p&gt;
&lt;p style=&quot; margin-top:0px; margin-bottom:0px; margin-left:0px; margin-right:0px; -qt-block-indent:0; text-indent:0px;&quot;&gt;700	24			&lt;/p&gt;
&lt;p style=&quot; margin-top:0px; margin-bottom:0px; margin-left:0px; margin-right:0px; -qt-block-indent:0; text-indent:0px;&quot;&gt;700	8			&lt;/p&gt;
&lt;p style=&quot; margin-top:0px; margin-bottom:0px; margin-left:0px; margin-right:0px; -qt-block-indent:0; text-indent:0px;&quot;&gt;700	36			&lt;/p&gt;
&lt;p style=&quot; margin-top:0px; margin-bottom:0px; margin-left:0px; margin-right:0px; -qt-block-indent:0; text-indent:0px;&quot;&gt;700	9			&lt;/p&gt;
&lt;p style=&quot; margin-top:0px; margin-bottom:0px; margin-left:0px; margin-right:0px; -qt-block-indent:0; text-indent:0px;&quot;&gt;700	9			&lt;/p&gt;
&lt;p style=&quot; margin-top:0px; margin-bottom:0px; margin-left:0px; margin-right:0px; -qt-block-indent:0; text-indent:0px;&quot;&gt;700	2			&lt;/p&gt;
&lt;p style=&quot; margin-top:0px; margin-bottom:0px; margin-left:0px; margin-right:0px; -qt-block-indent:0; text-indent:0px;&quot;&gt;700	36			&lt;/p&gt;
&lt;p style=&quot; margin-top:0px; margin-bottom:0px; margin-left:0px; margin-right:0px; -qt-block-indent:0; text-indent:0px;&quot;&gt;650	56			&lt;/p&gt;
&lt;p style=&quot; margin-top:0px; margin-bottom:0px; margin-left:0px; margin-right:0px; -qt-block-indent:0; text-indent:0px;&quot;&gt;650	8			&lt;/p&gt;
&lt;p style=&quot; margin-top:0px; margin-bottom:0px; margin-left:0px; margin-right:0px; -qt-block-indent:0; text-indent:0px;&quot;&gt;650	20			&lt;/p&gt;
&lt;p style=&quot; margin-top:0px; margin-bottom:0px; margin-left:0px; margin-right:0px; -qt-block-indent:0; text-indent:0px;&quot;&gt;650	16			&lt;/p&gt;
&lt;p style=&quot; margin-top:0px; margin-bottom:0px; margin-left:0px; margin-right:0px; -qt-block-indent:0; text-indent:0px;&quot;&gt;650	16			&lt;/p&gt;
&lt;p style=&quot; margin-top:0px; margin-bottom:0px; margin-left:0px; margin-right:0px; -qt-block-indent:0; text-indent:0px;&quot;&gt;600	12			&lt;/p&gt;
&lt;p style=&quot; margin-top:0px; margin-bottom:0px; margin-left:0px; margin-right:0px; -qt-block-indent:0; text-indent:0px;&quot;&gt;600	1			&lt;/p&gt;
&lt;p style=&quot; margin-top:0px; margin-bottom:0px; margin-left:0px; margin-right:0px; -qt-block-indent:0; text-indent:0px;&quot;&gt;550	12			&lt;/p&gt;
&lt;p style=&quot; margin-top:0px; margin-bottom:0px; margin-left:0px; margin-right:0px; -qt-block-indent:0; text-indent:0px;&quot;&gt;550	16			&lt;/p&gt;
&lt;p style=&quot; margin-top:0px; margin-bottom:0px; margin-left:0px; margin-right:0px; -qt-block-indent:0; text-indent:0px;&quot;&gt;500	1			&lt;/p&gt;
&lt;p style=&quot; margin-top:0px; margin-bottom:0px; margin-left:0px; margin-right:0px; -qt-block-indent:0; text-indent:0px;&quot;&gt;500	2			&lt;/p&gt;
&lt;p style=&quot; margin-top:0px; margin-bottom:0px; margin-left:0px; margin-right:0px; -qt-block-indent:0; text-indent:0px;&quot;&gt;500	1			&lt;/p&gt;
&lt;p style=&quot; margin-top:0px; margin-bottom:0px; margin-left:0px; margin-right:0px; -qt-block-indent:0; text-indent:0px;&quot;&gt;500	24			&lt;/p&gt;
&lt;p style=&quot; margin-top:0px; margin-bottom:0px; margin-left:0px; margin-right:0px; -qt-block-indent:0; text-indent:0px;&quot;&gt;450	2			&lt;/p&gt;
&lt;p style=&quot; margin-top:0px; margin-bottom:0px; margin-left:0px; margin-right:0px; -qt-block-indent:0; text-indent:0px;&quot;&gt;450	24			&lt;/p&gt;
&lt;p style=&quot; margin-top:0px; margin-bottom:0px; margin-left:0px; margin-right:0px; -qt-block-indent:0; text-indent:0px;&quot;&gt;250	2			&lt;/p&gt;&lt;/body&gt;&lt;/html&gt;</string>
      </property>
      <property name="placeholderText">
       <string>Enter the Data Here in The Specified Format.(Copy &amp; paste the Data from the Excel Sheet)</string>
      </property>
     </widget>
    </item>
   </layout>
  </widget>
 </widget>
 <resources/>
 <connections/>
</ui>
